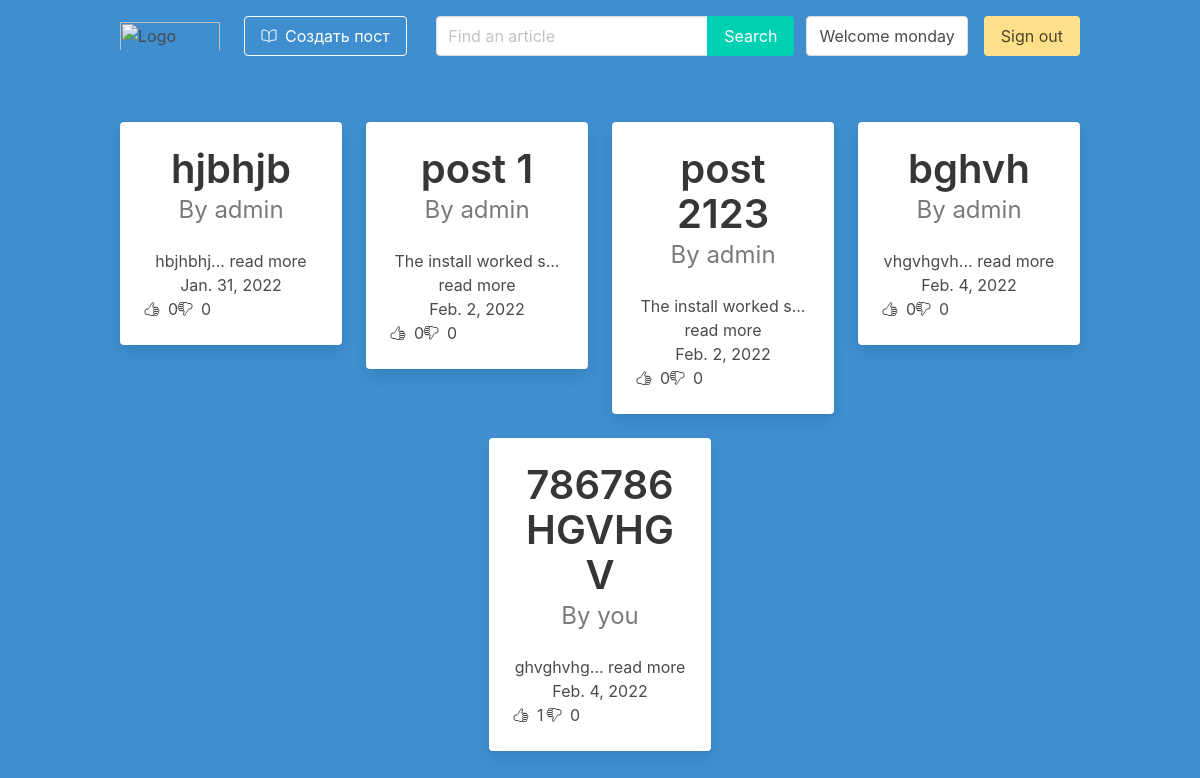
The page /articles (signed in) on the database its author committed.
### blog/models.py (models this page shows)
class Article(models.Model):
    title = models.CharField(max_length=255)
    text = models.TextField()
    slug = models.SlugField(unique=True)
    date = models.DateField(auto_now=True)
    thumb = models.ImageField(blank=True, default='image.jpg')
    author = models.ForeignKey(User, default=None, on_delete=models.CASCADE)
    likes = models.ManyToManyField(User, related_name="article_likes")
    dislikes = models.ManyToManyField(User, related_name="article_dislikes")
    def __str__(self):
        return self.title
    def snippet(self):
        return self.text[:20] + '... read more'
    def total_likes(self):
        return self.likes.count()
    def total_dislikes(self):
        return self.dislikes.count()

### blog/views.py (the view)
# urls.py: path('articles', views.articles_list, name='articles_list'),
@login_required(login_url='/users/sign_in')
def articles_list(request):
    search = request.GET.get('search')
    articles = Article.objects.all().order_by('date')
    articles = articles.filter(Q(price__lte=search) | Q(text__icontains=search)) if search else articles
    return render(request, 'articles_list.html', {'articles': articles})

### blog/templates/articles_list.html
{% extends 'base_layout.html' %}
{% load static from static %}
{% block content %}
    <div class="container">
        <div class="columns is-centered  is-multiline">
            {% for article in articles %}
                <div class="column is-3">
                    <a href="{% url 'blog:article_detail' article.slug %}">
                        <div class="card has-text-centered">
                            <div class="card-content">
                                <div class="media">
                                    <div class="media-content">
                                        <p class="title has-text-dark is-2">
                                            {{ article }}
                                        </p>
                                        {% if user == article.author %}
                                            <p class="subtitle is-4 has-text-grey">By you</p>
                                        {% else  %}
                                            <p class="subtitle is-4 has-text-grey">By {{ article.author }}</p>
                                        {% endif %}
                                    </div>
                                </div>
                                <div class="content">
                                    {{ article.snippet }}
                                    <br>
                                    <div>{{ article.date }}</div>
                                    <div class="columns">
                                        <div class="column is-2">
                                            <div class="columns is-gapless">
                                                <div class="column">
                                                    <ion-icon name="thumbs-up-outline" class="mt-1"></ion-icon>
                                                </div>
                                                <div class="column">
                                                    <span class="ml-2">{{ article.total_likes }}</span>
                                                </div>
                                            </div>
                                        </div>
                                        <div class="column is-2">
                                            <div class="columns is-gapless">
                                                <div class="column">
                                                    <ion-icon name="thumbs-down-outline" class="mt-1"></ion-icon>
                                                </div>
                                                <div class="column">
                                                    <span class="ml-2">{{ article.total_dislikes }}</span>
                                                </div>
                                            </div>
                                        </div>
                                    </div>
                                </div>
                            </div>
                        </div>
                    </a>
                </div>
            {% endfor %}
        </div>
    </div>
{% endblock %}

### blog/templates/base_layout.html (shortened to what this page needs)
{% load static from static %}
<html lang="en">
<head>
    <link rel="stylesheet" href="{% static "style.css" %}">
    <link rel="stylesheet" href="{% static "bulma.css" %}">
</head>
<body>
<section class="hero has-background-info is-fullheight">
    <div class="hero-head">
        <header class="navbar">
            <div class="container">
                <div class="navbar-brand">
                    <a class="navbar-item" href="{% url 'blog:articles_list' %}">
                        <img src="https://macademy.uz/assets/img/monday.svg" width="100" alt="Logo">
                    </a>
                </div>
                {% if user.is_authenticated %}
                    <div id="navbarMenuHeroC" class="navbar-menu">
                        <div class="navbar-start">
                        <span class="navbar-item">
                            <a href="{% url 'blog:article_create' %}" class="button is-info is-outlined is-inverted">
                                <span class="mr-2">
                                    <ion-icon name="book-outline"></ion-icon>
                                </span>
                                <span>
                                    Создать пост
                                </span>
                            </a>
                        </span>
                        </div>
                        <div class="navbar-end">
                            <form action="{% url 'blog:articles_list' %}" method="get">
                                <div class="field has-addons mt-4 mr-2">
                                    <div class="control">
                                        <input type="search" class="input" placeholder="Find an article" name="search">
                                    </div>
                                    <div class="control">
                                        <button class="button is-primary" type="submit">Search</button>
                                    </div>
                                </div>
                            </form>
                            <a class="navbar-item button my-4 mx-1">
                                Welcome {{ user }}
                            </a>
                        <span class="navbar-item">
                            <a href="{% url 'users:sign_out' %}" class="button is-warning">
                                Sign out
                            </a>
                        </span>
                        </div>
                    </div>
                {% endif %}
            </div>
        </header>
    </div>
    <div class="hero-body">
        {% block content %}
        {% endblock %}
    </div>
</section>
</body>
</html>

### rows shown on the page
Article: title "hjbhjb", author "admin", snippet "hbjhbhj... read more", date "Jan. 31, 2022", total_likes "0", total_dislikes "0"
Article: title "post 1", author "admin", snippet "The install worked s... read more", date "Feb. 2, 2022", total_likes "0", total_dislikes "0"
Article: title "post 2123", author "admin", snippet "The install worked s... read more", date "Feb. 2, 2022", total_likes "0", total_dislikes "0"
Article: title "bghvh", author "admin", snippet "vhgvhgvh... read more", date "Feb. 4, 2022", total_likes "0", total_dislikes "0"
Article: title "786786HGVHGV", shows "By you", snippet "ghvghvhg... read more", date "Feb. 4, 2022", total_likes "1", total_dislikes "0"

### other values the page prints
{{ user }} "monday"
